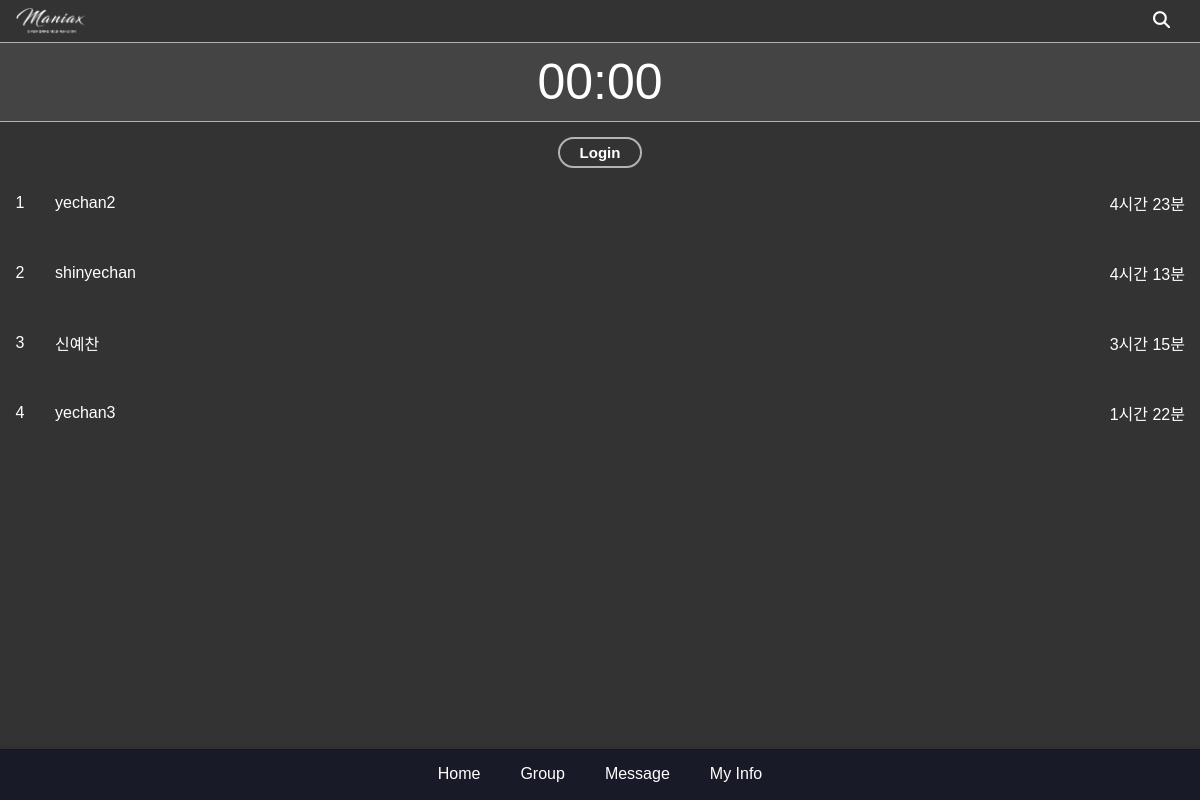
The app's page /, older data.
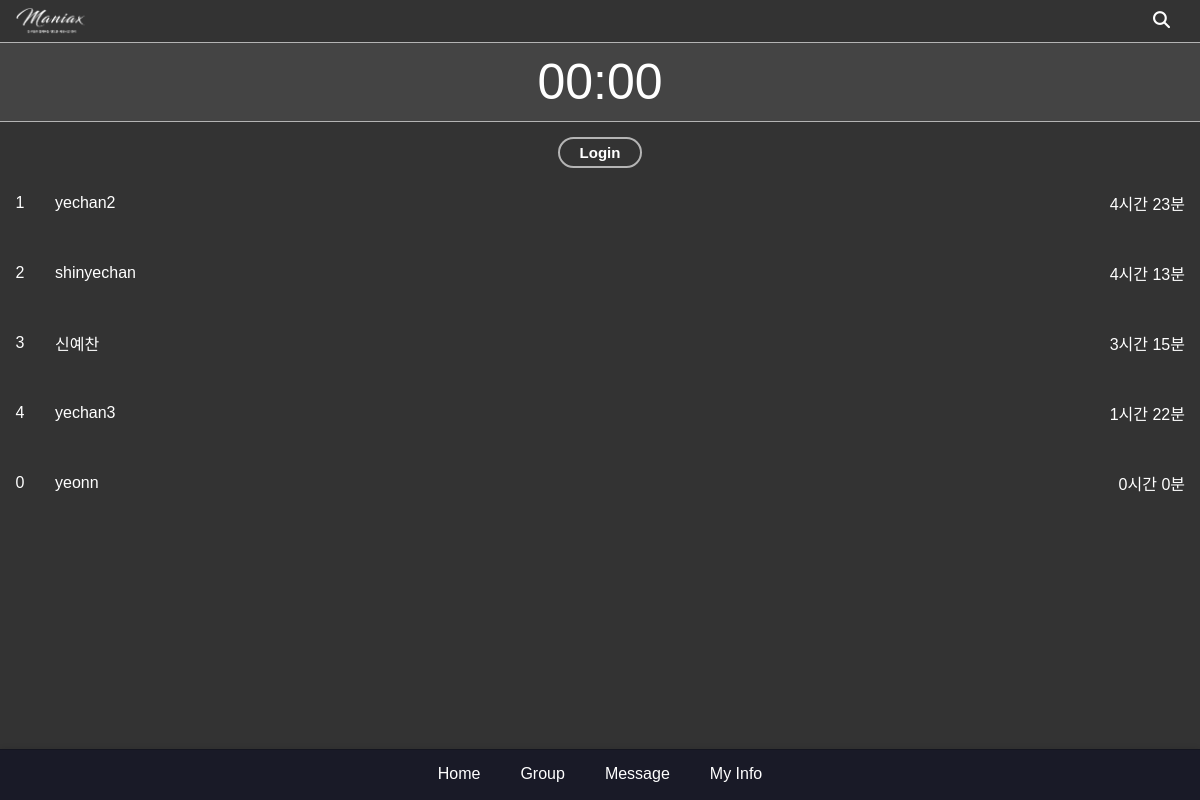
The same page, newer data.
### main/models.py (models this page shows, shortened)
class ScreenTime(models.Model):
    user = models.OneToOneField(CustomUser, on_delete=models.CASCADE, related_name='screen_time')
    total_minutes = models.PositiveIntegerField(default=0)  # 스크린 타임 총 분
    rank = models.PositiveIntegerField(default=0)  # 랭킹

class CustomUser(AbstractUser):
    following = models.ManyToManyField(
        "self", #User 인스턴스가 다른 인스턴스 참조
        verbose_name="팔로우 중인 사용자들",
        related_name="followers",
        symmetrical=False,
        through="relationship.Relationship"
    )
    top_apps = models.JSONField(default=dict, blank=True, null=True)
    total_screentimes = models.IntegerField(blank=True, null=True)

### main/views.py (the view, shortened to what this page needs)
# urls.py: path('', views.rankings_view, name='rankings'),
def rankings_view(request):
    screen_times = ScreenTime.objects.order_by('-total_minutes')
    context = {'screen_times': screen_times}
    user = request.user
    return render(request, 'rankings.html', context)

### main/templatetags/time_filters.py (called while the page is built)
@register.filter
def display_time(total_minutes):
    try:
        total_minutes = int(total_minutes)
        hours = total_minutes // 60
        minutes = total_minutes % 60
        return f"{hours}시간 {minutes}분"
    except (ValueError, TypeError):
        return "Invalid time"

### main/templates/rankings.html (shortened to what this page needs)
{% extends 'base.html' %} {% block title %}Rankings{%endblock%}{%block content%}
{% load static %}
<!DOCTYPE html>
<html>
  <head> </head>
  <body>
    <header class="screen-header">
      <img id="logo" src="{% static 'images/maniax.png' %}" />
      <a href="{% url 'search_user' %}" class="groupAdd-search-button">
        <i class="fas fa-search"></i>
      </a>
    </header>
    <div class="timerSection">
      {% if user.is_authenticated %} {% load time_filters %}
      {% else %}
      <a href="{% url 'login' %}" class="timer">00:00</a>
      {% endif %}
    </div>
    <div class="homeFilter">
      {% if user.is_authenticated %}
      <button class="filter-btn active" id="allBtn">전체</button>
      <button class="filter-btn" id="followBtn">팔로우</button>
      {% else %}
      <a href="{% url 'login' %}" class="filter-btn">Login</a>
      {% endif %}
    </div>
    {% if screen_times %}
    <div id="content">
      <div id="allContent">
        {% for screen_time in screen_times %}
        <div class="usageList">
          <a
            href="{% url 'user_profile' user_id=screen_time.user.id %}"
            class="ranking-item"
          >
            <div class="rank-number">{{ screen_time.rank }}</div>
            <div class="rank-name">{{ screen_time.user.username }}</div>
            {% load time_filters %}
            <div class="rank-time">
              {{ screen_time.total_minutes|display_time }}
            </div>
          </a>
        </div>
        {% endfor %}
      </div>
        {% if user.is_authenticated %}
        {% for screen_time in following_screen_times %}
            {% load time_filters %}
        {% endfor %} {% endif %}
    </div>
    {% else %}
    <p>No users found.</p>
    {% endif %}
  </body>
</html>
{%endblock%}

Row changes from the older to the newer data that the page shows:
added ScreenTime: rank "0", user.username "yeonn", total_minutes|display_time "0시간 0분"
